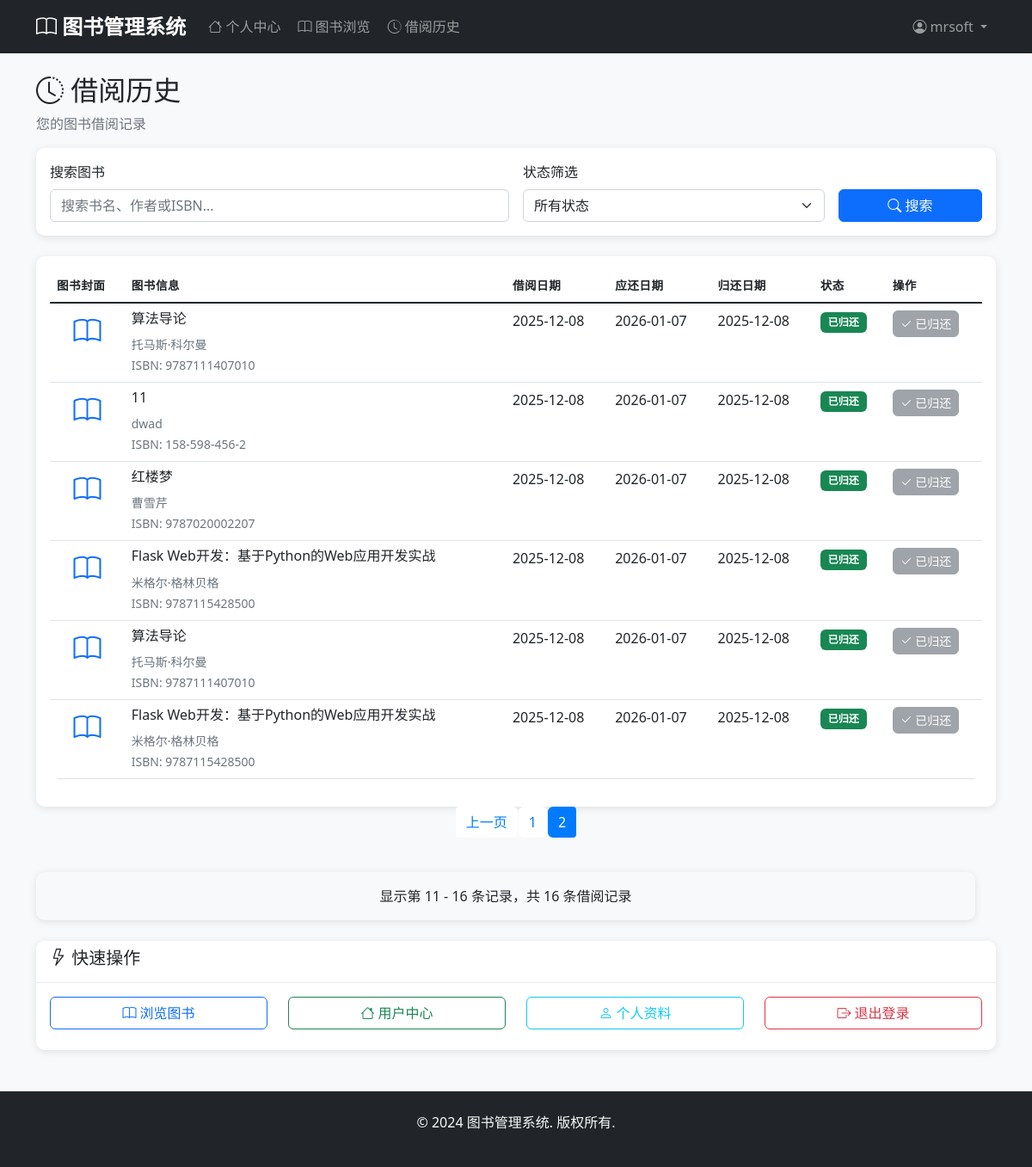
Page /user/borrow-history?page=2&search=&status= (signed in) on the committed database.
### models.py (models this page shows, shortened)
class User(db.Model, UserMixin):
    __tablename__ = 'users'
    id = db.Column(db.Integer, primary_key=True)
    username = db.Column(db.String(80), unique=True, nullable=False)
    email = db.Column(db.String(120), unique=True, nullable=False)
    password_hash = db.Column(db.String(128), nullable=False)
    full_name = db.Column(db.String(100), nullable=False)
    phone = db.Column(db.String(20))
    address = db.Column(db.Text)
    created_at = db.Column(db.DateTime, default=datetime.utcnow)
    borrow_records = db.relationship('BorrowRecord', backref='user', lazy=True)

class BorrowRecord(db.Model):
    __tablename__ = 'borrow_records'
    id = db.Column(db.Integer, primary_key=True)
    user_id = db.Column(db.Integer, db.ForeignKey('users.id'), nullable=False)
    book_id = db.Column(db.Integer, db.ForeignKey('books.id'), nullable=False)
    borrow_date = db.Column(db.DateTime, default=datetime.utcnow)
    due_date = db.Column(db.DateTime, nullable=False)
    return_date = db.Column(db.DateTime)
    status = db.Column(db.String(20), default='borrowed')  # borrowed, returned, overdue
    created_at = db.Column(db.DateTime, default=datetime.utcnow)

class Book(db.Model):
    __tablename__ = 'books'
    id = db.Column(db.Integer, primary_key=True)
    title = db.Column(db.String(200), nullable=False)
    author = db.Column(db.String(100), nullable=False)
    isbn = db.Column(db.String(20), unique=True, nullable=False)
    publisher = db.Column(db.String(100))
    publication_date = db.Column(db.Date)
    quantity = db.Column(db.Integer, default=1)
    available_quantity = db.Column(db.Integer, default=1)
    description = db.Column(db.Text)
    category_id = db.Column(db.Integer, db.ForeignKey('categories.id'), nullable=False)
    created_at = db.Column(db.DateTime, default=datetime.utcnow)
    updated_at = db.Column(db.DateTime, default=datetime.utcnow, onupdate=datetime.utcnow)
    borrow_records = db.relationship('BorrowRecord', backref='book', lazy=True)

### app.py (the view, shortened to what this page needs)
@app.route('/user/borrow-history')
@login_required
def borrow_history():
    if isinstance(current_user, Admin):
        abort(403)
    page = request.args.get('page', 1, type=int)
    search = request.args.get('search', '')
    status = request.args.get('status', '')
    query = BorrowRecord.query.filter_by(user_id=current_user.id)
    if status == 'borrowed':
        query = query.filter(BorrowRecord.status == 'borrowed')
    elif status == 'returned':
        query = query.filter(BorrowRecord.status == 'returned')
    elif status == 'overdue':
        query = query.filter(
            BorrowRecord.status == 'borrowed',
            BorrowRecord.due_date < datetime.utcnow()
        )
    records = query.order_by(BorrowRecord.created_at.desc()).paginate(
        page=page, per_page=10, error_out=False
    )
    return render_template('user/borrow_history.html',
                         records=records,
                         search=search,
                         status=status)

### templates/user/borrow_history.html (shortened to what this page needs)
{% extends "base.html" %}
{% block content %}
<div class="row">
    <div class="col-12">
        <h2><i class="bi bi-clock-history"></i> 借阅历史</h2>
        <p class="text-muted">您的图书借阅记录</p>
    </div>
</div>
<div class="row mb-4">
    <div class="col-12">
        <div class="card">
            <div class="card-body">
                <form method="GET" class="row g-3">
                    <div class="col-md-6">
                        <label for="search" class="form-label">搜索图书</label>
                        <input type="text" class="form-control" id="search" name="search"
                               value="{{ search }}" placeholder="搜索书名、作者或ISBN...">
                    </div>
                    <div class="col-md-4">
                        <label for="status" class="form-label">状态筛选</label>
                        <select class="form-select" id="status" name="status">
                            <option value="">所有状态</option>
                        </select>
                    </div>
                    <div class="col-md-2 d-flex align-items-end">
                        <button type="submit" class="btn btn-primary w-100">
                            <i class="bi bi-search"></i> 搜索
                        </button>
                    </div>
                </form>
            </div>
        </div>
    </div>
</div>
<div class="row">
    {% if records.items %}
        <div class="col-12">
            <div class="card">
                <div class="card-body">
                    <div class="table-responsive">
                        <table class="table table-hover">
                            <thead>
                                <tr>
                                    <th>图书封面</th>
                                    <th>图书信息</th>
                                    <th>借阅日期</th>
                                    <th>应还日期</th>
                                    <th>归还日期</th>
                                    <th>状态</th>
                                    <th>操作</th>
                                </tr>
                            </thead>
                            <tbody>
                                {% for record in records.items %}
                                    <tr>
                                        <td class="text-center">
                                            <i class="bi bi-book text-primary" style="font-size: 2rem;"></i>
                                        </td>
                                        <td>
                                            <h6>{{ record.book.title }}</h6>
                                            <small class="text-muted">{{ record.book.author }}</small><br>
                                            <small class="text-muted">ISBN: {{ record.book.isbn }}</small>
                                        </td>
                                        <td>{{ record.borrow_date.strftime('%Y-%m-%d') }}</td>
                                        <td>{{ record.due_date.strftime('%Y-%m-%d') }}</td>
                                        <td>
                                            {% if record.return_date %}
                                                {{ record.return_date.strftime('%Y-%m-%d') }}
                                            {% else %}
                                                <span class="text-muted">未归还</span>
                                            {% endif %}
                                        </td>
                                        <td>
                                            {% if record.status == 'borrowed' %}
                                                {% if record.is_overdue() %}
                                                    <span class="badge bg-danger">已逾期</span>
                                                {% else %}
                                                    <span class="badge bg-warning">借阅中</span>
                                                {% endif %}
                                            {% elif record.status == 'returned' %}
                                                <span class="badge bg-success">已归还</span>
                                            {% endif %}
                                        </td>
                                        <td>
                                            {% if record.status == 'borrowed' %}
                                                <a href="{{ url_for('return_book', record_id=record.id) }}"
                                                   class="btn btn-sm btn-success"
                                                   onclick="return confirm('确定要归还《{{ record.book.title }}》吗？')">
                                                    <i class="bi bi-check-circle"></i> 归还
                                                </a>
                                            {% else %}
                                                <button class="btn btn-sm btn-secondary" disabled>
                                                    <i class="bi bi-check2"></i> 已归还
                                                </button>
                                            {% endif %}
                                        </td>
                                    </tr>
                                {% endfor %}
                            </tbody>
                        </table>
                    </div>
                </div>
            </div>
        </div>
        {% if records.pages > 1 %}
            <nav aria-label="借阅记录分页">
                <ul class="pagination justify-content-center">
                    {% if records.has_prev %}
                        <li class="page-item">
                            <a class="page-link" href="{{ url_for('borrow_history', page=records.prev_num, search=search, status=status) }}">
                                上一页
                            </a>
                        </li>
                    {% endif %}
                    {% for page_num in records.iter_pages() %}
                        {% if page_num %}
                            {% if page_num != records.page %}
                                <li class="page-item">
                                    <a class="page-link" href="{{ url_for('borrow_history', page=page_num, search=search, status=status) }}">
                                        {{ page_num }}
                                    </a>
                                </li>
                            {% else %}
                                <li class="page-item active">
                                    <span class="page-link">{{ page_num }}</span>
                                </li>
                            {% endif %}
                        {% else %}
                            <li class="page-item disabled">
                                <span class="page-link">...</span>
                            </li>
                        {% endif %}
                    {% endfor %}
                </ul>
            </nav>
        {% endif %}
        <div class="row mt-4">
            <div class="col-12">
                <div class="card bg-light">
                    <div class="card-body text-center">
                        <p class="mb-0">
                            显示第 {{ (records.page - 1) * records.per_page + 1 }} -
                            {{ records.page * records.per_page if records.page * records.per_page < records.total else records.total }}
                            条记录，共 {{ records.total }} 条借阅记录
                        </p>
                    </div>
                </div>
            </div>
        </div>
    {% endif %}
</div>
<div class="row mt-4">
    <div class="col-12">
        <div class="card">
            <div class="card-header">
                <h5><i class="bi bi-lightning"></i> 快速操作</h5>
            </div>
            <div class="card-body">
                <div class="row">
                    <div class="col-md-3 mb-2">
                        <a href="{{ url_for('browse_books') }}" class="btn btn-outline-primary w-100">
                            <i class="bi bi-book"></i> 浏览图书
                        </a>
                    </div>
                    <div class="col-md-3 mb-2">
                        <a href="{{ url_for('user_dashboard') }}" class="btn btn-outline-success w-100">
                            <i class="bi bi-house"></i> 用户中心
                        </a>
                    </div>
                    <div class="col-md-3 mb-2">
                        <a href="{{ url_for('user_profile') }}" class="btn btn-outline-info w-100">
                            <i class="bi bi-person"></i> 个人资料
                        </a>
                    </div>
                    <div class="col-md-3 mb-2">
                        <a href="{{ url_for('logout') }}" class="btn btn-outline-danger w-100">
                            <i class="bi bi-box-arrow-right"></i> 退出登录
                        </a>
                    </div>
                </div>
            </div>
        </div>
    </div>
</div>
{% endblock %}

### templates/base.html (shortened to what this page needs)
<!DOCTYPE html>
<html lang="zh-CN">
<head>
    <link href="https://cdn.jsdelivr.net/npm/bootstrap@5.1.3/dist/css/bootstrap.min.css" rel="stylesheet">
    <link href="https://cdn.jsdelivr.net/npm/bootstrap-icons@1.7.2/font/bootstrap-icons.css" rel="stylesheet">
    <link href="{{ url_for('static', filename='css/style.css') }}" rel="stylesheet">
</head>
<body>
    <nav class="navbar navbar-expand-lg navbar-dark bg-dark">
        <div class="container">
            <a class="navbar-brand" href="{{ url_for('index') }}">
                <i class="bi bi-book"></i> 图书管理系统
            </a>
            <div class="collapse navbar-collapse" id="navbarNav">
                {% if current_user.is_authenticated %}
                    {% if current_user.__class__.__name__ == 'Admin' %}
                        <ul class="navbar-nav me-auto">
                            <li class="nav-item">
                                <a class="nav-link" href="{{ url_for('admin_dashboard') }}">
                                    <i class="bi bi-speedometer2"></i> 仪表板
                                </a>
                            </li>
                            <li class="nav-item dropdown">
                                <a class="nav-link dropdown-toggle" href="#" id="manageDropdown" role="button" data-bs-toggle="dropdown">
                                    <i class="bi bi-gear"></i> 系统管理
                                </a>
                                <ul class="dropdown-menu">
                                    <li><a class="dropdown-item" href="{{ url_for('admin_users') }}">用户管理</a></li>
                                    <li><a class="dropdown-item" href="{{ url_for('admin_books') }}">图书管理</a></li>
                                    <li><a class="dropdown-item" href="{{ url_for('admin_categories') }}">分类管理</a></li>
                                    <li><a class="dropdown-item" href="{{ url_for('admin_borrow_records') }}">借阅记录</a></li>
                                </ul>
                            </li>
                        </ul>
                    {% else %}
                        <ul class="navbar-nav me-auto">
                            <li class="nav-item">
                                <a class="nav-link" href="{{ url_for('user_dashboard') }}">
                                    <i class="bi bi-house"></i> 个人中心
                                </a>
                            </li>
                            <li class="nav-item">
                                <a class="nav-link" href="{{ url_for('browse_books') }}">
                                    <i class="bi bi-book"></i> 图书浏览
                                </a>
                            </li>
                            <li class="nav-item">
                                <a class="nav-link" href="{{ url_for('borrow_history') }}">
                                    <i class="bi bi-clock-history"></i> 借阅历史
                                </a>
                            </li>
                        </ul>
                    {% endif %}
                {% endif %}
                <ul class="navbar-nav">
                    {% if current_user.is_authenticated %}
                        <li class="nav-item dropdown">
                            <a class="nav-link dropdown-toggle" href="#" id="userDropdown" role="button" data-bs-toggle="dropdown">
                                <i class="bi bi-person-circle"></i> {{ current_user.username }}
                            </a>
                        </li>
                    {% endif %}
                </ul>
            </div>
        </div>
    </nav>
    <main class="container mt-4 mb-5">
        {% block content %}{% endblock %}
    </main>
    <footer class="bg-dark text-light py-4 mt-5">
        <div class="container text-center">
            <p>&copy; 2024 图书管理系统. 版权所有.</p>
        </div>
    </footer>
</body>
</html>

### rows in the picture
User: username "mrsoft"
BorrowRecord: book "算法导论", book.author "托马斯·科尔曼", book.isbn "9787111407010", borrow_date "2025-12-08", due_date "2026-01-07", return_date "2025-12-08", status "已归还"
BorrowRecord: book "11", book.author "dwad", book.isbn "158-598-456-2", borrow_date "2025-12-08", due_date "2026-01-07", return_date "2025-12-08", status "已归还"
BorrowRecord: book "红楼梦", book.author "曹雪芹", book.isbn "9787020002207", borrow_date "2025-12-08", due_date "2026-01-07", return_date "2025-12-08", status "已归还"
BorrowRecord: book "Flask Web开发：基于Python的Web应用开发实战", book.author "米格尔·格林贝格", book.isbn "9787115428500", borrow_date "2025-12-08", due_date "2026-01-07", return_date "2025-12-08", status "已归还"
BorrowRecord: book "算法导论", book.author "托马斯·科尔曼", book.isbn "9787111407010", borrow_date "2025-12-08", due_date "2026-01-07", return_date "2025-12-08", status "已归还"
BorrowRecord: book "Flask Web开发：基于Python的Web应用开发实战", book.author "米格尔·格林贝格", book.isbn "9787115428500", borrow_date "2025-12-08", due_date "2026-01-07", return_date "2025-12-08", status "已归还"

### other values in the picture
{{ page_num }} "1"
{{ page_num }} "2"
{{ (records.page - 1) * records.per_page + 1 }} "11"
{{ records.total }} "16"
